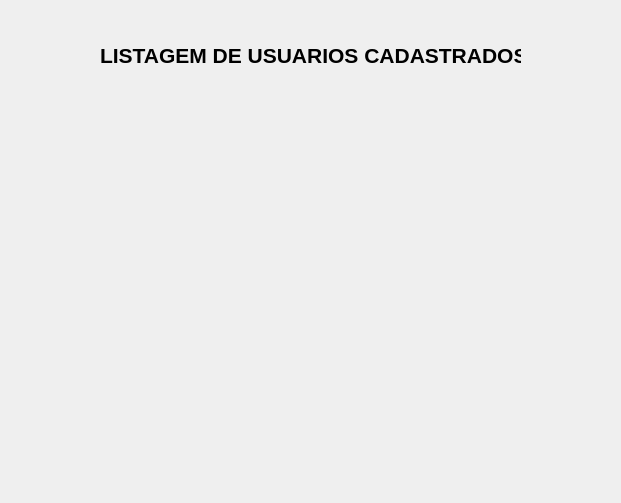
<?xml version="1.0" encoding="UTF-8"?>
<ui version="4.0">
 <class>Form</class>
 <widget class="QWidget" name="Form">
  <property name="geometry">
   <rect>
    <x>0</x>
    <y>0</y>
    <width>621</width>
    <height>503</height>
   </rect>
  </property>
  <property name="windowTitle">
   <string>Form</string>
  </property>
  <widget class="QLabel" name="label">
   <property name="geometry">
    <rect>
     <x>100</x>
     <y>30</y>
     <width>421</width>
     <height>51</height>
    </rect>
   </property>
   <property name="font">
    <font>
     <family>Arial</family>
     <pointsize>16</pointsize>
     <weight>75</weight>
     <bold>true</bold>
    </font>
   </property>
   <property name="text">
    <string>LISTAGEM DE USUARIOS CADASTRADOS</string>
   </property>
  </widget>
 </widget>
 <resources/>
 <connections/>
</ui>
